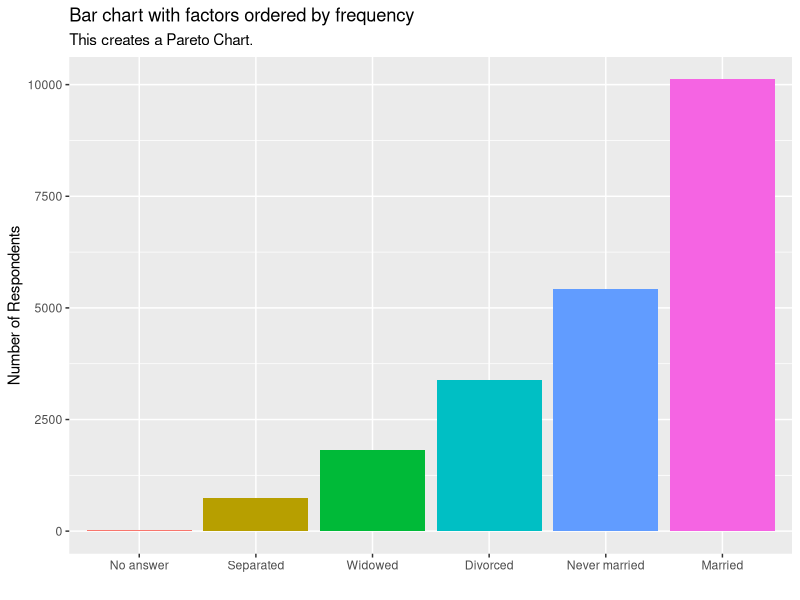
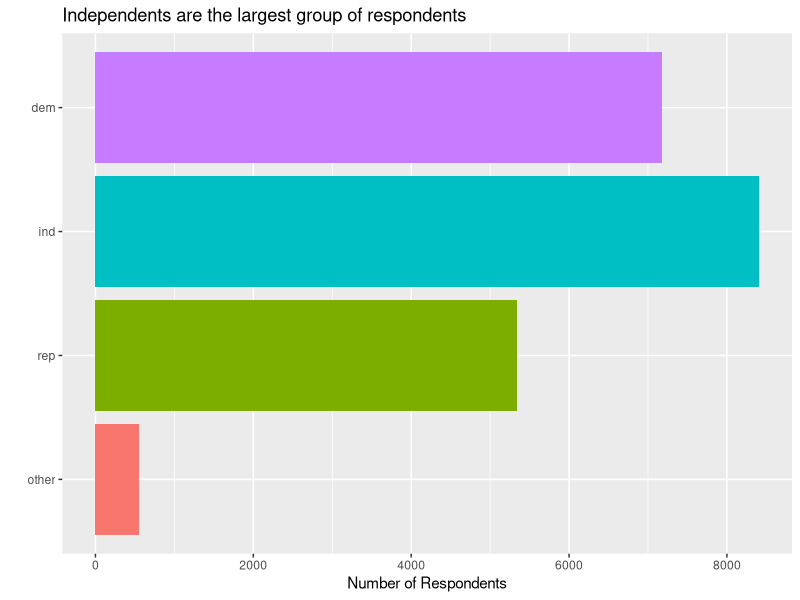

The R source for these figures, in order:
## ---- chunk 1
knitr::opts_chunk$set(echo = TRUE)
library(tidyverse)
library(forcats)
## ---- chunk 2
gss_cat %>%
  mutate(marital = marital %>% fct_infreq() %>% fct_rev()) %>%
  ggplot(aes(x = marital, fill = marital)) +
  geom_bar(show.legend = FALSE) +
  labs(
    title = "Bar chart with factors ordered by frequency",
    subtitle = "This creates a Pareto Chart.",
    x = "",
    y = "Number of Respondents"
  )
## ---- chunk 3
gss_cat %>%
  mutate(partyid = fct_collapse(
    partyid,
    other = c("No answer", "Don't know", "Other party"),
    rep = c("Strong republican", "Not str republican"),
    ind = c("Ind,near rep", "Independent", "Ind,near dem"),
    dem = c("Not str democrat", "Strong democrat")
  )) %>%
  ggplot(aes(x = partyid, fill = partyid)) +
  geom_bar(show.legend = FALSE) +
  coord_flip() +
  labs(
    title = "Independents are the largest group of respondents",
    x = "",
    y = "Number of Respondents"
  )
## ---- chunk 4

## ---- chunk 5
